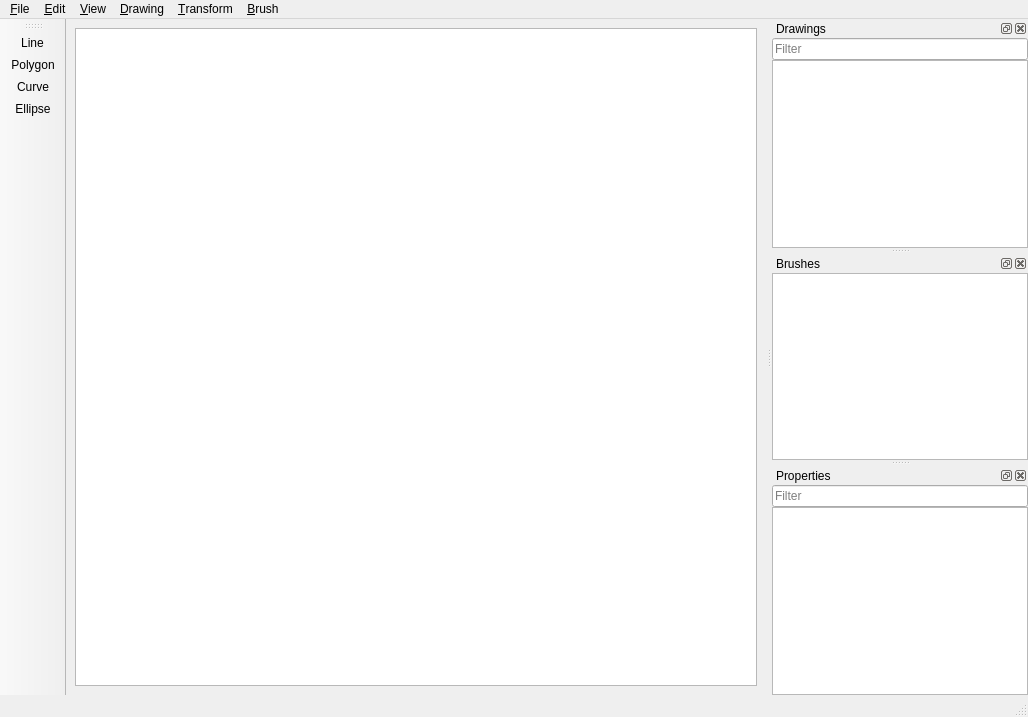
<?xml version="1.0" encoding="UTF-8"?>
<ui version="4.0">
 <class>MainWindow</class>
 <widget class="QMainWindow" name="MainWindow">
  <property name="geometry">
   <rect>
    <x>0</x>
    <y>0</y>
    <width>1028</width>
    <height>717</height>
   </rect>
  </property>
  <property name="windowTitle">
   <string>ImagingS</string>
  </property>
  <property name="dockNestingEnabled">
   <bool>true</bool>
  </property>
  <property name="dockOptions">
   <set>QMainWindow::AllowNestedDocks|QMainWindow::AllowTabbedDocks|QMainWindow::AnimatedDocks</set>
  </property>
  <widget class="QWidget" name="centralwidget">
   <layout class="QGridLayout" name="gridLayout">
    <item row="0" column="0">
     <widget class="QGraphicsView" name="gvwMain">
      <property name="enabled">
       <bool>true</bool>
      </property>
     </widget>
    </item>
   </layout>
  </widget>
  <widget class="QMenuBar" name="mnbWindow">
   <property name="geometry">
    <rect>
     <x>0</x>
     <y>0</y>
     <width>1028</width>
     <height>26</height>
    </rect>
   </property>
   <widget class="QMenu" name="mnuFile">
    <property name="title">
     <string>&amp;File</string>
    </property>
    <addaction name="actNew"/>
    <addaction name="actOpen"/>
    <addaction name="separator"/>
    <addaction name="actSave"/>
    <addaction name="actSaveAs"/>
    <addaction name="separator"/>
    <addaction name="actExport"/>
    <addaction name="separator"/>
    <addaction name="actClose"/>
    <addaction name="separator"/>
    <addaction name="actQuit"/>
   </widget>
   <widget class="QMenu" name="mnuEdit">
    <property name="title">
     <string>&amp;Edit</string>
    </property>
    <addaction name="actUndo"/>
    <addaction name="actRedo"/>
   </widget>
   <widget class="QMenu" name="mnuView">
    <property name="title">
     <string>&amp;View</string>
    </property>
   </widget>
   <widget class="QMenu" name="mnuDrawing">
    <property name="title">
     <string>&amp;Drawing</string>
    </property>
    <addaction name="actDrawingLine"/>
    <addaction name="actDrawingPolygon"/>
    <addaction name="actDrawingCurve"/>
    <addaction name="actDrawingEllipse"/>
   </widget>
   <widget class="QMenu" name="mnuTransform">
    <property name="title">
     <string>&amp;Transform</string>
    </property>
    <addaction name="actTransformTranslate"/>
    <addaction name="actTransformScale"/>
    <addaction name="actTransformRotate"/>
    <addaction name="actTransformSkew"/>
    <addaction name="actTransformMatrix"/>
    <addaction name="actTransformClip"/>
    <addaction name="separator"/>
    <addaction name="actTransformGroup"/>
   </widget>
   <widget class="QMenu" name="mnuBrush">
    <property name="title">
     <string>&amp;Brush</string>
    </property>
    <addaction name="actBrushSolid"/>
   </widget>
   <addaction name="mnuFile"/>
   <addaction name="mnuEdit"/>
   <addaction name="mnuView"/>
   <addaction name="mnuDrawing"/>
   <addaction name="mnuTransform"/>
   <addaction name="mnuBrush"/>
  </widget>
  <widget class="QStatusBar" name="stbMain"/>
  <widget class="QDockWidget" name="dwgDrawings">
   <property name="allowedAreas">
    <set>Qt::LeftDockWidgetArea|Qt::RightDockWidgetArea</set>
   </property>
   <property name="windowTitle">
    <string>Drawings</string>
   </property>
   <attribute name="dockWidgetArea">
    <number>2</number>
   </attribute>
   <widget class="QWidget" name="wgDrawings">
    <layout class="QVBoxLayout" name="verticalLayout">
     <property name="spacing">
      <number>0</number>
     </property>
     <property name="leftMargin">
      <number>0</number>
     </property>
     <property name="topMargin">
      <number>0</number>
     </property>
     <property name="rightMargin">
      <number>0</number>
     </property>
     <property name="bottomMargin">
      <number>0</number>
     </property>
     <item>
      <widget class="QLineEdit" name="lneDrawings">
       <property name="placeholderText">
        <string>Filter</string>
       </property>
      </widget>
     </item>
     <item>
      <widget class="QListView" name="trvDrawings">
       <property name="contextMenuPolicy">
        <enum>Qt::ActionsContextMenu</enum>
       </property>
       <addaction name="actDrawingLine"/>
       <addaction name="actDrawingPolygon"/>
       <addaction name="actDrawingCurve"/>
       <addaction name="actDrawingEllipse"/>
       <addaction name="actDrawingRemove"/>
       <addaction name="actDrawingClear"/>
      </widget>
     </item>
    </layout>
   </widget>
  </widget>
  <widget class="QDockWidget" name="dwgBrushes">
   <property name="allowedAreas">
    <set>Qt::LeftDockWidgetArea|Qt::RightDockWidgetArea</set>
   </property>
   <property name="windowTitle">
    <string>Brushes</string>
   </property>
   <attribute name="dockWidgetArea">
    <number>2</number>
   </attribute>
   <widget class="QWidget" name="wgBrushes">
    <layout class="QVBoxLayout" name="verticalLayout">
     <property name="spacing">
      <number>0</number>
     </property>
     <property name="leftMargin">
      <number>0</number>
     </property>
     <property name="topMargin">
      <number>0</number>
     </property>
     <property name="rightMargin">
      <number>0</number>
     </property>
     <property name="bottomMargin">
      <number>0</number>
     </property>
     <item>
      <widget class="QListView" name="trvBrushes">
       <property name="contextMenuPolicy">
        <enum>Qt::ActionsContextMenu</enum>
       </property>
       <addaction name="actBrushSolid"/>
       <addaction name="actBrushRemove"/>
       <addaction name="actBrushClear"/>
      </widget>
     </item>
    </layout>
   </widget>
  </widget>
  <widget class="QDockWidget" name="dwgProperties">
   <property name="allowedAreas">
    <set>Qt::LeftDockWidgetArea|Qt::RightDockWidgetArea</set>
   </property>
   <property name="windowTitle">
    <string>Properties</string>
   </property>
   <attribute name="dockWidgetArea">
    <number>2</number>
   </attribute>
   <widget class="QWidget" name="wgProperties">
    <layout class="QVBoxLayout" name="verticalLayout">
     <property name="spacing">
      <number>0</number>
     </property>
     <property name="leftMargin">
      <number>0</number>
     </property>
     <property name="topMargin">
      <number>0</number>
     </property>
     <property name="rightMargin">
      <number>0</number>
     </property>
     <property name="bottomMargin">
      <number>0</number>
     </property>
     <item>
      <widget class="QLineEdit" name="lneProperties">
       <property name="placeholderText">
        <string>Filter</string>
       </property>
      </widget>
     </item>
     <item>
      <widget class="QTreeView" name="trvProperties"/>
     </item>
    </layout>
   </widget>
  </widget>
  <widget class="QToolBar" name="tlbWindow">
   <property name="windowTitle">
    <string>Tool Box</string>
   </property>
   <attribute name="toolBarArea">
    <enum>LeftToolBarArea</enum>
   </attribute>
   <attribute name="toolBarBreak">
    <bool>false</bool>
   </attribute>
   <addaction name="actDrawingLine"/>
   <addaction name="actDrawingPolygon"/>
   <addaction name="actDrawingCurve"/>
   <addaction name="actDrawingEllipse"/>
  </widget>
  <action name="actNew">
   <property name="text">
    <string>&amp;New</string>
   </property>
   <property name="shortcut">
    <string>Ctrl+N</string>
   </property>
  </action>
  <action name="actOpen">
   <property name="text">
    <string>&amp;Open</string>
   </property>
   <property name="shortcut">
    <string>Ctrl+O</string>
   </property>
  </action>
  <action name="actSave">
   <property name="text">
    <string>&amp;Save</string>
   </property>
   <property name="shortcut">
    <string>Ctrl+S</string>
   </property>
  </action>
  <action name="actSaveAs">
   <property name="text">
    <string>Save As</string>
   </property>
   <property name="shortcut">
    <string>Ctrl+Shift+S</string>
   </property>
  </action>
  <action name="actExport">
   <property name="text">
    <string>&amp;Export</string>
   </property>
  </action>
  <action name="actClose">
   <property name="text">
    <string>&amp;Close</string>
   </property>
   <property name="shortcut">
    <string>Ctrl+F4</string>
   </property>
  </action>
  <action name="actQuit">
   <property name="text">
    <string>&amp;Quit</string>
   </property>
  </action>
  <action name="actUndo">
   <property name="text">
    <string>Undo</string>
   </property>
   <property name="shortcut">
    <string>Ctrl+Z</string>
   </property>
  </action>
  <action name="actRedo">
   <property name="text">
    <string>Redo</string>
   </property>
   <property name="shortcut">
    <string>Ctrl+Y</string>
   </property>
  </action>
  <action name="actDrawingLine">
   <property name="checkable">
    <bool>true</bool>
   </property>
   <property name="text">
    <string>Line</string>
   </property>
  </action>
  <action name="actDrawingPolygon">
   <property name="checkable">
    <bool>true</bool>
   </property>
   <property name="text">
    <string>Polygon</string>
   </property>
  </action>
  <action name="actDrawingCurve">
   <property name="checkable">
    <bool>true</bool>
   </property>
   <property name="text">
    <string>Curve</string>
   </property>
  </action>
  <action name="actDrawingEllipse">
   <property name="checkable">
    <bool>true</bool>
   </property>
   <property name="text">
    <string>Ellipse</string>
   </property>
  </action>
  <action name="actDrawingRemove">
   <property name="text">
    <string>Remove</string>
   </property>
  </action>
  <action name="actDrawingClear">
   <property name="text">
    <string>Clear</string>
   </property>
  </action>
  <action name="actTransformTranslate">
   <property name="text">
    <string>Translate</string>
   </property>
  </action>
  <action name="actTransformScale">
   <property name="text">
    <string>Scale</string>
   </property>
  </action>
  <action name="actTransformRotate">
   <property name="text">
    <string>Rotate</string>
   </property>
  </action>
  <action name="actTransformSkew">
   <property name="text">
    <string>Skew</string>
   </property>
  </action>
  <action name="actTransformMatrix">
   <property name="text">
    <string>Matrix</string>
   </property>
  </action>
  <action name="actTransformClip">
   <property name="text">
    <string>Clip</string>
   </property>
  </action>
  <action name="actTransformGroup">
   <property name="text">
    <string>Group</string>
   </property>
  </action>
  <action name="actBrushSolid">
   <property name="text">
    <string>Solid</string>
   </property>
  </action>
  <action name="actBrushRemove">
   <property name="text">
    <string>Remove</string>
   </property>
  </action>
  <action name="actBrushClear">
   <property name="text">
    <string>Clear</string>
   </property>
  </action>
 </widget>
 <resources/>
 <connections/>
</ui>
